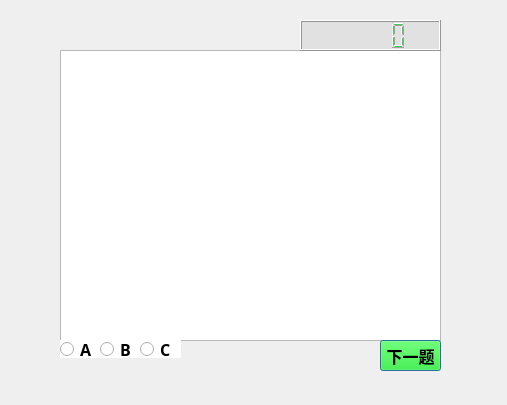
<?xml version="1.0" encoding="UTF-8"?>
<ui version="4.0">
 <class>FormalQuiz</class>
 <widget class="QDialog" name="FormalQuiz">
  <property name="geometry">
   <rect>
    <x>0</x>
    <y>0</y>
    <width>507</width>
    <height>405</height>
   </rect>
  </property>
  <property name="windowTitle">
   <string>Dialog</string>
  </property>
  <widget class="QTextBrowser" name="paper">
   <property name="geometry">
    <rect>
     <x>60</x>
     <y>50</y>
     <width>381</width>
     <height>291</height>
    </rect>
   </property>
   <property name="font">
    <font>
     <family>Arial</family>
     <pointsize>13</pointsize>
     <weight>75</weight>
     <bold>true</bold>
    </font>
   </property>
  </widget>
  <widget class="QLCDNumber" name="CountDown">
   <property name="geometry">
    <rect>
     <x>300</x>
     <y>20</y>
     <width>141</width>
     <height>31</height>
    </rect>
   </property>
   <property name="font">
    <font>
     <family>Arial</family>
     <pointsize>36</pointsize>
     <weight>75</weight>
     <bold>true</bold>
    </font>
   </property>
   <property name="styleSheet">
    <string notr="true">background-color: rgb(225, 225, 225);
color: rgb(63, 206, 80);</string>
   </property>
  </widget>
  <widget class="QPushButton" name="next">
   <property name="geometry">
    <rect>
     <x>380</x>
     <y>340</y>
     <width>61</width>
     <height>31</height>
    </rect>
   </property>
   <property name="font">
    <font>
     <family>Arial</family>
     <pointsize>12</pointsize>
     <weight>75</weight>
     <bold>true</bold>
    </font>
   </property>
   <property name="styleSheet">
    <string notr="true">background-color: rgb(0, 255, 0);</string>
   </property>
   <property name="text">
    <string>下一题</string>
   </property>
  </widget>
  <widget class="QRadioButton" name="A">
   <property name="geometry">
    <rect>
     <x>60</x>
     <y>340</y>
     <width>41</width>
     <height>18</height>
    </rect>
   </property>
   <property name="font">
    <font>
     <family>Arial Black</family>
     <pointsize>12</pointsize>
     <weight>75</weight>
     <bold>true</bold>
    </font>
   </property>
   <property name="styleSheet">
    <string notr="true">background-color: rgb(255, 255, 255);</string>
   </property>
   <property name="text">
    <string>A</string>
   </property>
  </widget>
  <widget class="QRadioButton" name="B">
   <property name="geometry">
    <rect>
     <x>100</x>
     <y>340</y>
     <width>41</width>
     <height>18</height>
    </rect>
   </property>
   <property name="font">
    <font>
     <family>Arial Black</family>
     <pointsize>12</pointsize>
     <weight>75</weight>
     <bold>true</bold>
    </font>
   </property>
   <property name="styleSheet">
    <string notr="true">background-color: rgb(255, 255, 255);</string>
   </property>
   <property name="text">
    <string>B</string>
   </property>
  </widget>
  <widget class="QRadioButton" name="C">
   <property name="geometry">
    <rect>
     <x>140</x>
     <y>340</y>
     <width>41</width>
     <height>18</height>
    </rect>
   </property>
   <property name="font">
    <font>
     <family>Arial Black</family>
     <pointsize>12</pointsize>
     <weight>75</weight>
     <bold>true</bold>
    </font>
   </property>
   <property name="styleSheet">
    <string notr="true">background-color: rgb(255, 255, 255);</string>
   </property>
   <property name="text">
    <string>C</string>
   </property>
  </widget>
  <widget class="QLabel" name="label">
   <property name="geometry">
    <rect>
     <x>-60</x>
     <y>-10</y>
     <width>631</width>
     <height>481</height>
    </rect>
   </property>
   <property name="text">
    <string/>
   </property>
   <property name="pixmap">
    <pixmap resource="Resource.qrc">:/p_18695608.png</pixmap>
   </property>
  </widget>
  <zorder>label</zorder>
  <zorder>paper</zorder>
  <zorder>CountDown</zorder>
  <zorder>next</zorder>
  <zorder>A</zorder>
  <zorder>B</zorder>
  <zorder>C</zorder>
 </widget>
 <resources>
  <include location="Resource.qrc"/>
 </resources>
 <connections/>
</ui>
